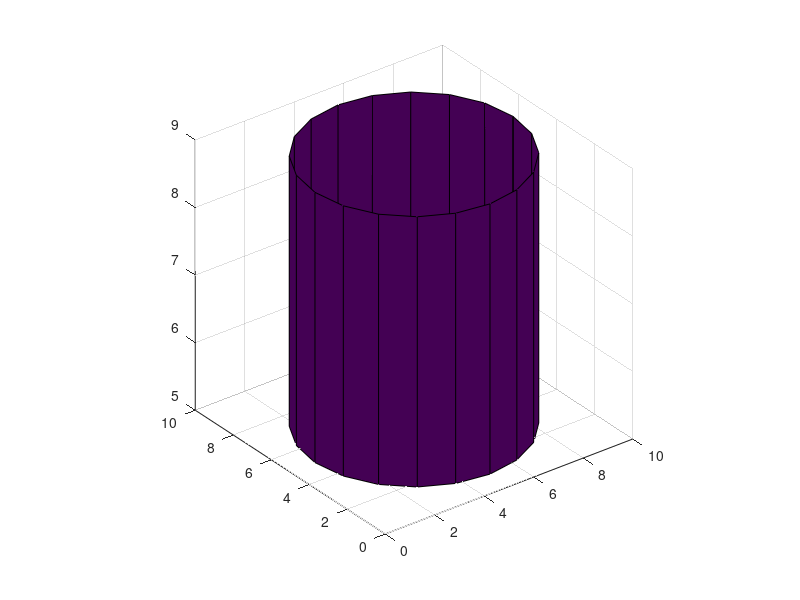

MATLAB code for this plot: (Note: this script raises an error after producing the figure.)
clear
clc
%CILINDRO
r=4;
[x,y,z]=cylinder();
x=5+r*x;
y=5+r*y;
z=5+r*z;
surf(x,y,z);
axis square
%hallamos las derivadas parciales
syms r h
f=pi*r^2*h;
disp('derivada con respecto a r')
fr=diff(f,r,1)
disp('derivada con respecto a h')
fh=diff(f,h,1)
frh=diff(fr,r,1)
fhr=diff(fh,r,1)
 
t=fr+fh;
t
[ r h ]=meshgrid(-pi:0.1:pi);
t= pi*r.^2 + 2*pi*h.*r;
pause (3);
surf(h, r, t)
